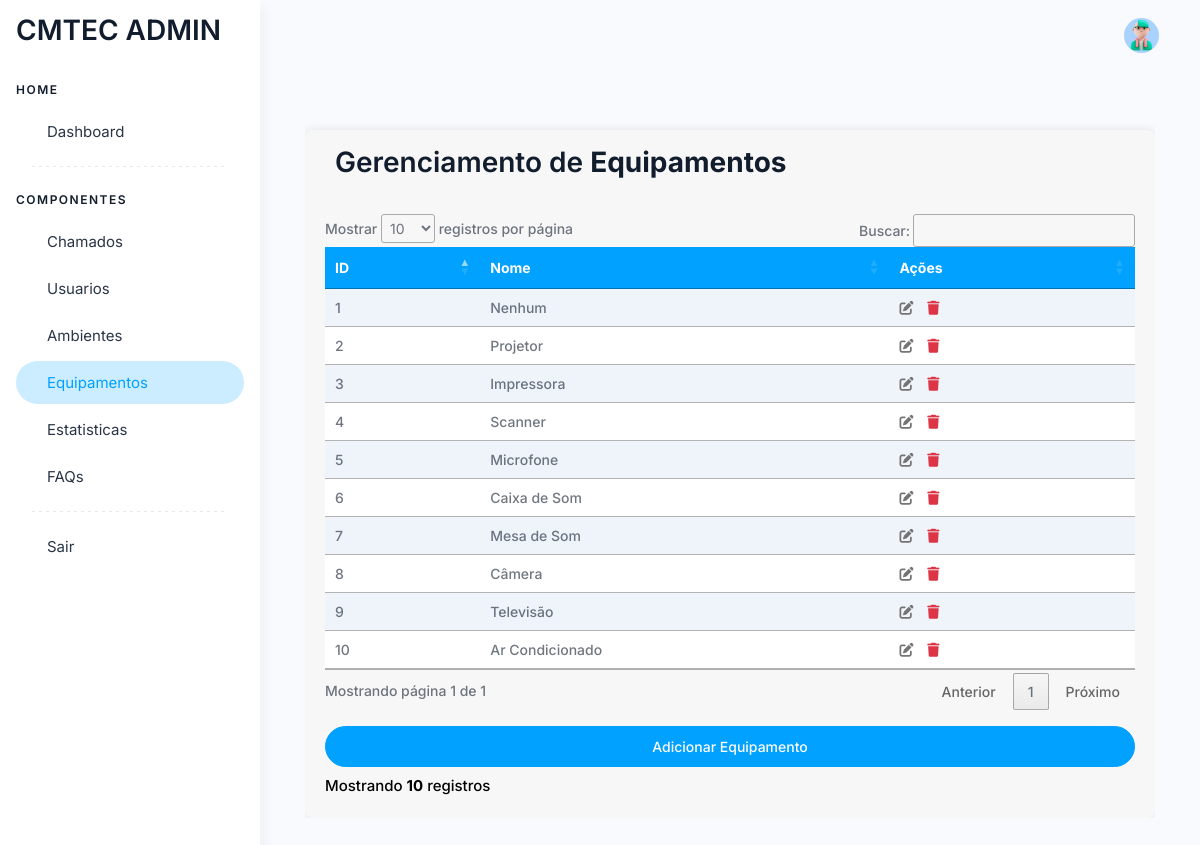
/admin/paginas/html/equipamentos.php (signed in), run on the app's committed database.
### tables this page shows
CREATE TABLE Equipamentos (
    codEquipamentos INT AUTO_INCREMENT PRIMARY KEY,
    descricao VARCHAR(255) NOT NULL
);

### admin/paginas/html/equipamentos.php (the view, shortened to what this page needs)
<?php
include '../../../Controller/conexao.php';
$sql = "SELECT codEquipamentos, descricao FROM Equipamentos";
$stmt = $pdo->prepare($sql);
$stmt->execute();
$equipamentos = $stmt->fetchAll(PDO::FETCH_ASSOC);
?>
<!doctype html>
<html lang="pt-br">
<head>
  <link rel="stylesheet" href="../assets/css/styles.min.css" />
  <link rel="stylesheet" href="../assets/css/usuario.css" />
  <link href="https://cdnjs.cloudflare.com/ajax/libs/font-awesome/6.1.1/css/all.min.css" rel="stylesheet">
<link rel="stylesheet" href="https://cdn.datatables.net/1.13.4/css/jquery.dataTables.min.css">
</head>
<body>
  <div class="page-wrapper" id="main-wrapper" data-layout="vertical" data-navbarbg="skin6" data-sidebartype="full"
    data-sidebar-position="fixed" data-header-position="fixed">
    <aside class="left-sidebar">
      <div>
        <div class="brand-logo d-flex align-items-center justify-content-between" >
          <a href="index.php" class="text-nowrap logo-img" >
            <h2>CMTEC ADMIN</h2>
          </a>
        </div>
        <nav class="sidebar-nav scroll-sidebar" data-simplebar="">
          <ul id="sidebarnav">
            <li class="nav-small-cap">
              <span class="hide-menu">Home</span>
            </li>
            <li class="sidebar-item">
              <a class="sidebar-link" href="index.php" aria-expanded="false">
                <span class="hide-menu">Dashboard</span>
              </a>
            </li>
            <li>
              <span class="sidebar-divider lg"></span>
            </li>
            <li class="nav-small-cap">
              <span class="hide-menu">Componentes</span>
            </li>
            <li class="sidebar-item">
              <a class="sidebar-link" href="chamados.php" aria-expanded="false">
                <span class="hide-menu">Chamados</span>
              </a>
            </li>
            <li class="sidebar-item">
              <a class="sidebar-link" href="usuarios.php" aria-expanded="false">
                <span class="hide-menu">Usuarios</span>
              </a>
            </li>
            <li class="sidebar-item">
              <a class="sidebar-link" href="ambientes.php" aria-expanded="false">
                <span class="hide-menu">Ambientes</span>
              </a>
            </li>
            <li class="sidebar-item">
              <a class="sidebar-link" href="equipamentos.php" aria-expanded="false">
                <span class="hide-menu">Equipamentos</span>
              </a>
            </li>
            <li class="sidebar-item">
              <a class="sidebar-link" href="estatisticas.php" aria-expanded="false">
                <span class="hide-menu">Estatisticas</span>
              </a>
            </li>
            <li class="sidebar-item">
              <a class="sidebar-link" href="FAQ.php" aria-expanded="false">
                <span class="hide-menu">FAQs</span>
              </a>
            </li>
            <li>
              <span class="sidebar-divider lg"></span>
            </li>
            <li class="sidebar-item">
              <a class="sidebar-link" href="../../deslogar.php" aria-expanded="false">
                <span class="hide-menu">Sair</span>
              </a>
            </li>
        </nav>
      </div>
    </aside>
    <div class="body-wrapper">
      <header class="app-header">
        <nav class="navbar navbar-expand-lg navbar-light">
          <div class="navbar-collapse justify-content-end px-0" id="navbarNav">
            <ul class="navbar-nav flex-row ms-auto align-items-center justify-content-end">
              <li class="nav-item dropdown">
                <a class="nav-link " href="javascript:void(0)" id="drop2" data-bs-toggle="dropdown"
                  aria-expanded="false">
                  <img src="../assets/images/profile/user-1.jpg" alt="" width="35" height="35" class="rounded-circle">
                </a>
              </li>
            </ul>
          </div>
        </nav>
      </header>
      <div class="body-wrapper-inner">
        <div class="container-fluid">
          <div class="table-responsive">
    <div class="table-wrapper">
        <div class="table-title">
            <div class="row">
                <div class="col-xs-5">
                    <h2>Gerenciamento de <b>Equipamentos</b></h2>
                </div>
            </div>
        </div>
        <table id="equipamentosTable" class="table table-striped table-hover">
            <thead>
                <tr>
                    <th>ID</th>
                    <th>Nome</th>
                    <th>Ações</th>
                </tr>
            </thead>
            <tbody>
                <?php foreach ($equipamentos as $equipamento): ?>
                    <tr>
                        <td><?php echo htmlspecialchars($equipamento['codEquipamentos']); ?></td>
                        <td><?php echo htmlspecialchars($equipamento['descricao']); ?></td>
                        <td class="actions">
                            <a href="#" class="fa fa-edit" title="Editar" data-toggle="modal" data-target="#editModal<?php echo $equipamento['codEquipamentos']; ?>"></a>
                            <a href="../../../DAO/equipamento/equipamentoDelete.php?id=<?php echo htmlspecialchars($equipamento['codEquipamentos']); ?>" class="fa fa-trash" title="Excluir" data-toggle="tooltip" onclick="return confirm('Tem certeza que deseja excluir este equipamento?');"></a>
                        </td>
                    </tr>
                <?php endforeach; ?>
            </tbody>
        </table>
        <div class="clearfix">
            <button type="button" class="btn btn-primary mt-3 w-100" data-toggle="modal" data-target="#addEquipamentoModal">Adicionar Equipamento</button>
            <div class="hint-text mt-2">Mostrando <b><?php echo count($equipamentos); ?></b> registros</div>
        </div>
    </div>
</div>
        </div>
        </div>
      </div>
    </div>
</body>
</html>

### admin/paginas/assets/css/usuario.css (style rules this page uses)
.table-wrapper { background: #f7f7f7; padding: 20px; border-radius: 8px; box-shadow: 0 0 10px rgba(0, 0, 0, 0.1); margin-top: 20px; }
.table-title { padding-bottom: 15px; color: #fff; padding: 16px 30px; margin: -20px -20px 10px; border-radius: 8px 8px 0 0; }
.table thead th { background-color: #00a1ff; color: #fff; border: none; }
.table tbody tr:nth-child(even) { background-color: #f2f2f2; }
.table tbody td { vertical-align: middle; }
.hint-text { font-size: 15px; margin-top: 10px; color: #000000; }
.table tbody .actions a { margin-right: 10px; }
.table tbody .actions a.fa-edit { color: #747474 !important; }
.table tbody .actions a.fa-trash { color: #dc3545 !important; }

### data on the page
equipamentos: codEquipamentos "1", descricao "Nenhum"
equipamentos: codEquipamentos "2", descricao "Projetor"
equipamentos: codEquipamentos "3", descricao "Impressora"
equipamentos: codEquipamentos "4", descricao "Scanner"
equipamentos: codEquipamentos "5", descricao "Microfone"
equipamentos: codEquipamentos "6", descricao "Caixa de Som"
equipamentos: codEquipamentos "7", descricao "Mesa de Som"
equipamentos: codEquipamentos "8", descricao "Câmera"
equipamentos: codEquipamentos "9", descricao "Televisão"
equipamentos: codEquipamentos "10", descricao "Ar Condicionado"

### other printed values
count($equipamentos) "10"
